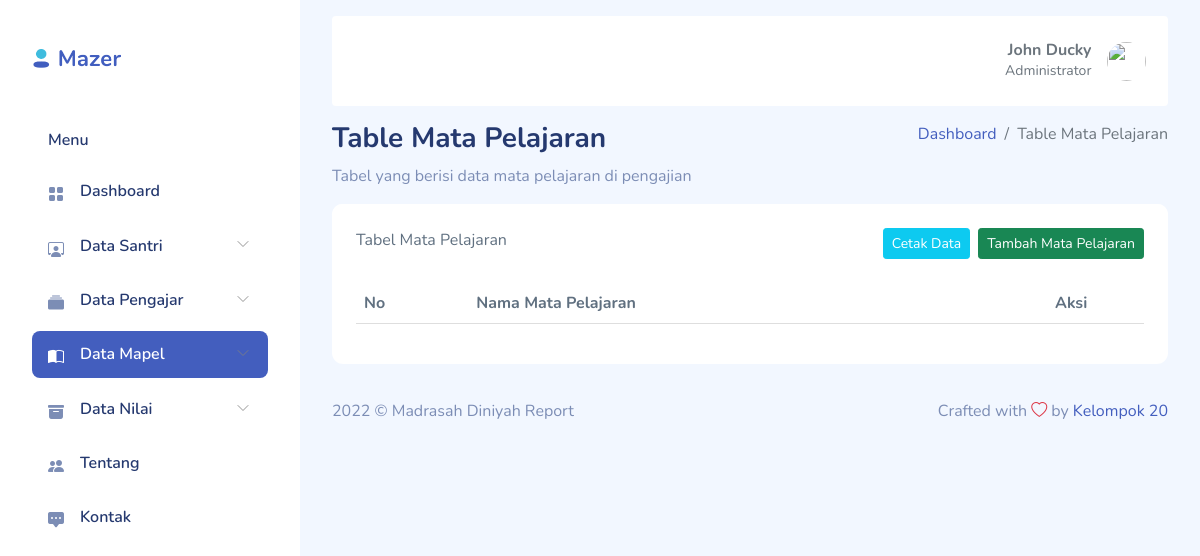
/index.php/mapel/tabel_mapel, run on an earlier commit of the app's database.
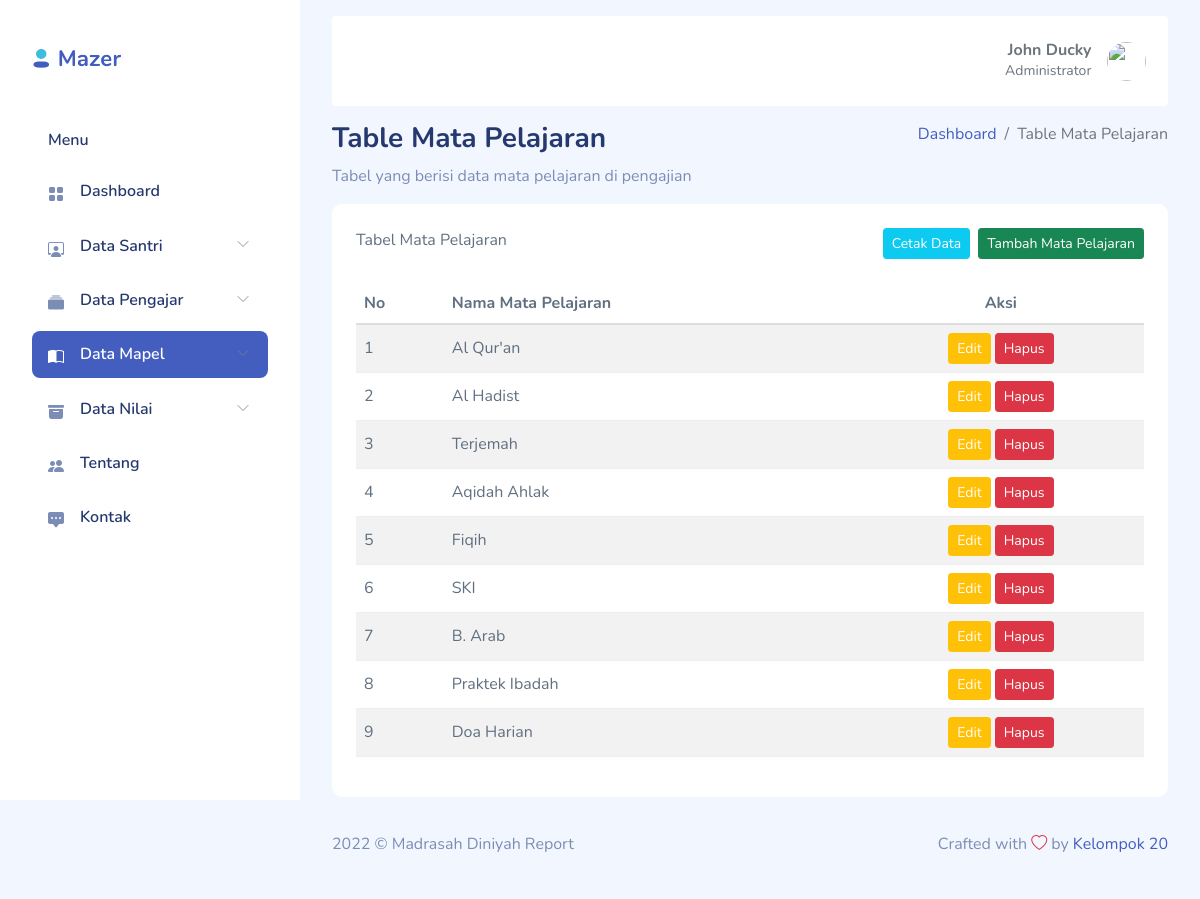
And on a later commit of the database.
### tables this page shows
CREATE TABLE `mapel` (
  `mapel_id` int(11) NOT NULL,
  `mapel_nama` varchar(50) NOT NULL
);

### application/controllers/Mapel.php (called while the page is built, shortened)
<?php
class Mapel extends CI_Controller{
    function tabel_mapel(){
        $data['title'] = "Tabel Mata Pelajaran | Madrasah Diniyah Raport";
        $data['mapel'] = $this->m_madrasah->get_data('mapel')->result();
        $this->load->view('admin/header', $data);
        $this->load->view('admin/table/table-mapel',$data);
        $this->load->view('admin/footer');
    }
}

### index.php (called while the page is built, shortened)
<?php
require_once BASEPATH.'core/CodeIgniter.php';

### application/helpers/sf_helper.php (called while the page is built)
<?php
function active_menu($menu){
    $CI =& get_instance();
    $classname = $CI->router->fetch_class();
    return $classname==$menu?'active':'';
}
?>

### application/models/M_madrasah.php (called while the page is built, shortened)
<?php
class M_madrasah extends CI_Model{
    function get_data($table){
        return $this->db->get($table);
    }
}

### application/views/admin/table/table-mapel.php (the view)
<div class="page-heading">
    <div class="page-title">
        <div class="row">
            <div class="col-12 col-md-6 order-md-1 order-last">
                <h3>Table Mata Pelajaran</h3>
                <p class="text-subtitle text-muted">Tabel yang berisi data mata pelajaran di pengajian</p>
            </div>
            <div class="col-12 col-md-6 order-md-2 order-first">
                <nav aria-label="breadcrumb" class="breadcrumb-header float-start float-lg-end">
                    <ol class="breadcrumb">
                        <li class="breadcrumb-item"><a href="index.html">Dashboard</a></li>
                        <li class="breadcrumb-item active" aria-current="page">Table Mata Pelajaran</li>
                    </ol>
                </nav>
            </div>
        </div>
    </div>
    <section class="section">
        <div class="card">
            <div class="card-header">
                Tabel Mata Pelajaran
                <div class="float-lg-end">
                    <a href="<?php echo base_url().'mapel/tambah_mapel' ?>" class="btn btn-success btn-sm float-lg-end">Tambah Mata Pelajaran</a>
                    <a href="<?php echo base_url().'mapel/tabel_mapel' ?>" class="btn btn-info btn-sm float-lg-end me-2">Cetak Data</a>
                </div>
            </div>
            <div class="card-body">
                <table class="table table-striped" id="table1">
                    <thead>
                        <tr>
                            <th>No</th>
                            <th>Nama Mata Pelajaran</th>
                            <th class="text-center">Aksi</th>
                        </tr>
                    </thead>
                    <tbody>
                        <?php
                        $no = 1;
                        foreach ($mapel as $m) {
                        ?>
                        <tr>
                            <td><?php echo $no++ ?></td>
                            <td><?php echo $m->mapel_nama ?></td>
                            <td class="text-center">
                                <a href="<?php echo base_url() . 'mapel/mapel_edit/' . $m->mapel_id; ?>" class="btn btn-warning btn-sm">
                                    <span class="glyphicon glyphicon-plus"></span> Edit
                                </a>
                                <a href="<?php echo base_url() . 'mapel/mapel_hapus/' . $m->mapel_id; ?>" class="btn btn-danger btn-sm">
                                    <span class="glyphicon glyphicon-trash"></span> Hapus
                                </a>
                            </td>
                        </tr>
                        <?php } ?>
                    </tbody>
                </table>
            </div>
        </div>
    </section>
</div>

### application/views/admin/header.php (shortened to what this page needs)
<!DOCTYPE html>
<html lang="en">
<head>
    <link rel="stylesheet" href="<?php echo base_url() . 'assets/css/bootstrap.css' ?>">
    <link rel="stylesheet" href="<?php echo base_url() . 'assets/vendors/iconly/bold.css' ?>">
    <link rel="stylesheet" href="<?php echo base_url() . 'assets/vendors/jquery-datatables/jquery.dataTables.bootstrap5.min.css' ?>">
    <link rel="stylesheet" href="<?php echo base_url() . 'assets/vendors/fontawesome/all.min.css' ?>">
    <link rel="stylesheet" href="<?php echo base_url() . 'assets/vendors/simple-datatables/style.css' ?>">
    <link rel="stylesheet" href="<?php echo base_url() . 'assets/vendors/perfect-scrollbar/perfect-scrollbar.css' ?>">
    <link rel="stylesheet" href="<?php echo base_url() . 'assets/vendors/bootstrap-icons/bootstrap-icons.css' ?>">
    <link rel="stylesheet" href="https://cdn.jsdelivr.net/npm/bootstrap-icons@1.8.3/font/bootstrap-icons.css">
    <link rel="stylesheet" href="<?php echo base_url() . 'assets/css/app.css' ?>">
</head>
<body>
    <div id="app">
        <div id="sidebar" class="active">
            <div class="sidebar-wrapper active">
                <div class="sidebar-header">
                    <div class="d-flex justify-content-between">
                        <div class="logo">
                            <a href="index.html"><img src="<?php echo base_url() . 'assets/images/logo/logo.png' ?>" alt="Logo" srcset=""></a>
                        </div>
                    </div>
                </div>
                <div class="sidebar-menu">
                    <ul class="menu">
                        <li class="sidebar-title">Menu</li>
                        <li class="sidebar-item <?= active_menu('admin') ?>">
                            <a href="<?php echo site_url('admin'); ?>" class='sidebar-link'>
                                <i class="bi bi-grid-fill"></i>
                                <span>Dashboard</span>
                            </a>
                        </li>
                        <li class="sidebar-item  has-sub <?= active_menu('santri') ?>">
                            <a href="#" class='sidebar-link'>
                                <i class="bi bi-person-workspace"></i>
                                <span>Data Santri</span>
                            </a>
                        </li>
                        <li class="sidebar-item  has-sub <?= active_menu('pengajar') ?>">
                            <a href="#" class='sidebar-link'>
                                <i class="bi bi-collection-fill"></i>
                                <span>Data Pengajar</span>
                            </a>
                        </li>
                        <li class="sidebar-item  has-sub <?= active_menu('mapel') ?>">
                            <a href="#" class='sidebar-link'>
                                <i class="bi bi-book-half"></i>
                                <span>Data Mapel</span>
                            </a>
                        </li>
                        <li class="sidebar-item  has-sub <?= active_menu('nilai') ?>">
                            <a href="#" class='sidebar-link'>
                                <i class="bi bi-archive-fill"></i>
                                <span>Data Nilai</span>
                            </a>
                        </li>
                        <li class="sidebar-item">
                            <a href="index.html" class='sidebar-link'>
                                <i class="bi bi-people-fill"></i>
                                <span>Tentang</span>
                            </a>
                        </li>
                        <li class="sidebar-item <?= active_menu('kontak') ?>">
                            <a href="<?php echo base_url() . 'admin/kontak' ?>" class='sidebar-link'>
                                <i class="bi bi-chat-square-dots-fill"></i>
                                <span>Kontak</span>
                            </a>
                        </li>
                    </ul>
                </div>
            </div>
        </div>
        <div id="main" class="pt-0">
            <header class='mb-3'>
                <nav class="navbar navbar-expand navbar-light p-0 bg-white rounded">
                    <div class="container-fluid">
                        <div class="collapse navbar-collapse" id="navbarSupportedContent">
                            <div class="dropdown">
                                <a href="#" data-bs-toggle="dropdown" aria-expanded="false">
                                    <div class="user-menu d-flex">
                                        <div class="user-name text-end me-3">
                                            <h6 class="mb-0 text-gray-600">John Ducky</h6>
                                            <p class="mb-0 text-sm text-gray-600">Administrator</p>
                                        </div>
                                        <div class="user-img d-flex align-items-center">
                                            <div class="avatar avatar-md">
                                                <img src="<?php echo base_url() . 'assets/images/faces/1.jpg' ?>">
                                            </div>
                                        </div>
                                    </div>
                                </a>
                            </div>
                        </div>
                    </div>
                </nav>
            </header>

### application/views/admin/footer.php (shortened to what this page needs)
            <footer>
                <div class="footer clearfix mb-0 text-muted">
                    <div class="float-start">
                        <p>2022 &copy; Madrasah Diniyah Report</p>
                    </div>
                    <div class="float-end">
                        <p>Crafted with <span class="text-danger"><i class="bi bi-heart"></i></span> by <a
                                href="#">Kelompok 20</a></p>
                    </div>
                </div>
            </footer>
        </div>
    </div>
</body>
</html>

### assets/css/app.css (style rules this page uses)
.avatar { border-radius:50%;display:inline-flex;position:relative;text-align:center;vertical-align:middle }
.avatar img { border-radius:50%;height:32px;width:32px }
.avatar.avatar-md .avatar-content,.avatar.avatar-md img { font-size:.8rem;height:32px;width:32px }
.btn.btn-danger,.btn.btn-info,.btn.btn-primary,.btn.btn-secondary,.btn.btn-success,.btn.btn-warning { color:#fff }
.card { border:none;margin-bottom:2.2rem }
.card .card-header { border:none }
.card .card-header~.card-body { padding-top:0 }
.card .card-body { padding:1.5rem }
.dropdown .avatar { margin-right:.6rem }
#sidebar.active .sidebar-wrapper { left:0 }
.sidebar-wrapper { background-color:#fff;bottom:0;height:100vh;overflow-y:auto;position:fixed;top:0;transition:left .5s ease-out;width:300px;z-index:10 }
.sidebar-wrapper .sidebar-header { font-size:2rem;font-weight:700;padding:2rem 2rem 1rem }
.sidebar-wrapper .sidebar-header img { height:1.2rem }
.sidebar-wrapper .menu { font-weight:600;margin-top:2rem;padding:0 2rem }
.sidebar-wrapper .menu .sidebar-title { color:#25396f;font-size:1rem;font-weight:600;list-style:none;margin:1.5rem 0 1rem;padding:0 1rem }
.sidebar-wrapper .menu .sidebar-link { align-items:center;border-radius:.5rem;color:#25396f;display:block;display:flex;font-size:1rem;padding:.7rem 1rem;text-decoration:none;transition:all .5s }
.sidebar-wrapper .menu .sidebar-link i,.sidebar-wrapper .menu .sidebar-link svg { color:#7c8db5 }
.sidebar-wrapper .menu .sidebar-link span { margin-left:1rem }
.sidebar-wrapper .menu .sidebar-item { list-style:none;margin-top:.5rem;position:relative }
.sidebar-wrapper .menu .sidebar-item.has-sub .sidebar-link:after { color:#ccc;display:block;position:absolute;right:15px;top:12px }
.sidebar-wrapper .menu .sidebar-item.active>.sidebar-link { background-color:#435ebe }
.sidebar-wrapper .menu .sidebar-item.active>.sidebar-link span { color:#fff }
.sidebar-wrapper .menu .sidebar-item.active>.sidebar-link i,.sidebar-wrapper .menu .sidebar-item.active>.sidebar-link svg { fill:#fff;color:#fff }
.navbar { height:90px;padding:1.5rem }
.navbar .user-menu img { height:39px;width:39px }
.dataTable-table td,.dataTable-table thead th,.table td,.table thead th { vertical-align:middle }
.dataTable-table:not(.table-borderless) thead th,.table:not(.table-borderless) thead th { border-bottom:1px solid #dedede!important }
.bi { height:1rem;width:1rem }
#main { margin-left:300px;padding:2rem }
.page-heading { margin:0 0 2rem }
.page-heading h3 { font-weight:700 }
a { text-decoration:none }
.text-sm { font-size:.875rem }
.text-gray-600 { color:#6c757d!important }

What changed in the data, as far as the page shows it:
added mapel: mapel_nama "Al Qur'an"
added mapel: mapel_nama "Al Hadist"
added mapel: mapel_nama "Terjemah"
added mapel: mapel_nama "Aqidah Ahlak"
added mapel: mapel_nama "Fiqih"
added mapel: mapel_nama "SKI"
added mapel: mapel_nama "B. Arab"
added mapel: mapel_nama "Praktek Ibadah"
added mapel: mapel_nama "Doa Harian"
